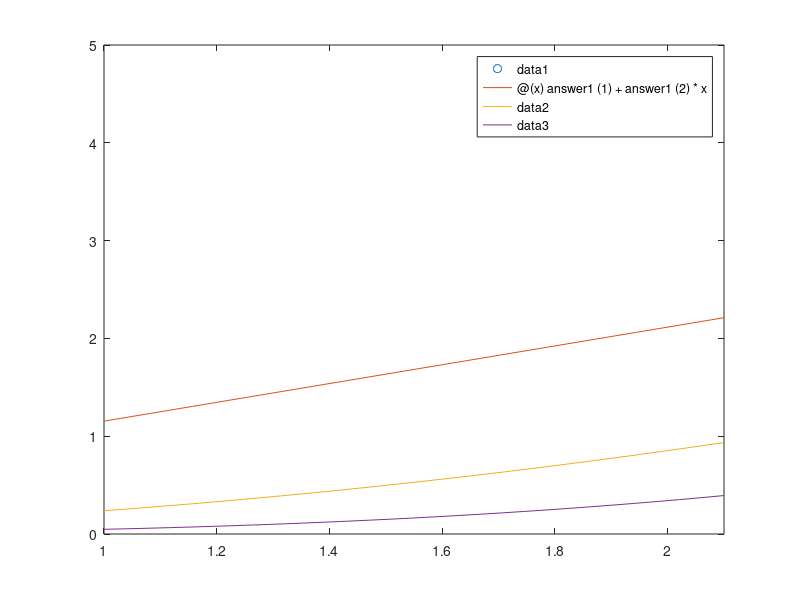

MATLAB code to generate this figure:
x=input('Enter matrix of x values: ');
y=input('Enter matrix of y values: ');
%x=[1 1.1 1.3 1.5 1.9 2.1]
%y=[1.84 1.96 2.21 2.45 2.94 3.18]
N=length(x);
A=zeros(1,1);
b=zeros(1,1);
plot(x,y,'o')
hold on
for d=1:3;
  for i=1:d+1;
    for j=1:d+1;
      X=0;
      for k=1:N;
        X=X+x(k).^((j+i)-2);
      end
      A(i,j)=X;
    end
    Z=0;
    for l=1:N;
      Z=Z+(x(l).^(i-1).*y(l));
    end
    b(i,1)=Z;
  end
  if d==1;
    answer1=linsolve(A,b)
    F1=@(x) answer1(1)+answer1(2)*x
    fplot(F1,[1,2.1]);
    Error1=0;
    for i=1:N;
        Error1=Error1+(y(i)-feval(F1,x(i))).^2;
    end
    display(Error1)
  end
  if d==2;
    answer2=linsolve(A,b)
    F2=@(x) answer2(1)+answer2(2)*x+answer2(3)*x.^2
    fplot(F2,[1,2.1]);
    Error2=0;
    for i=1:N;
        Error2=Error2+(y(i)-feval(F2,x(i))).^2;
    end
    display(Error2)
  end
  if d==3;
    answer3=linsolve(A,b)
    F3=@(x) answer3(1)+answer3(2)*x+answer3(3)*x.^2+answer3(4)*x.^3
    fplot(F3,[1,2.1]);
    Error3=0;
    for i=1:N;
        Error3=Error3+(y(i)-feval(F3,x(i))).^2;
    end
    display(Error3)
  end
end



